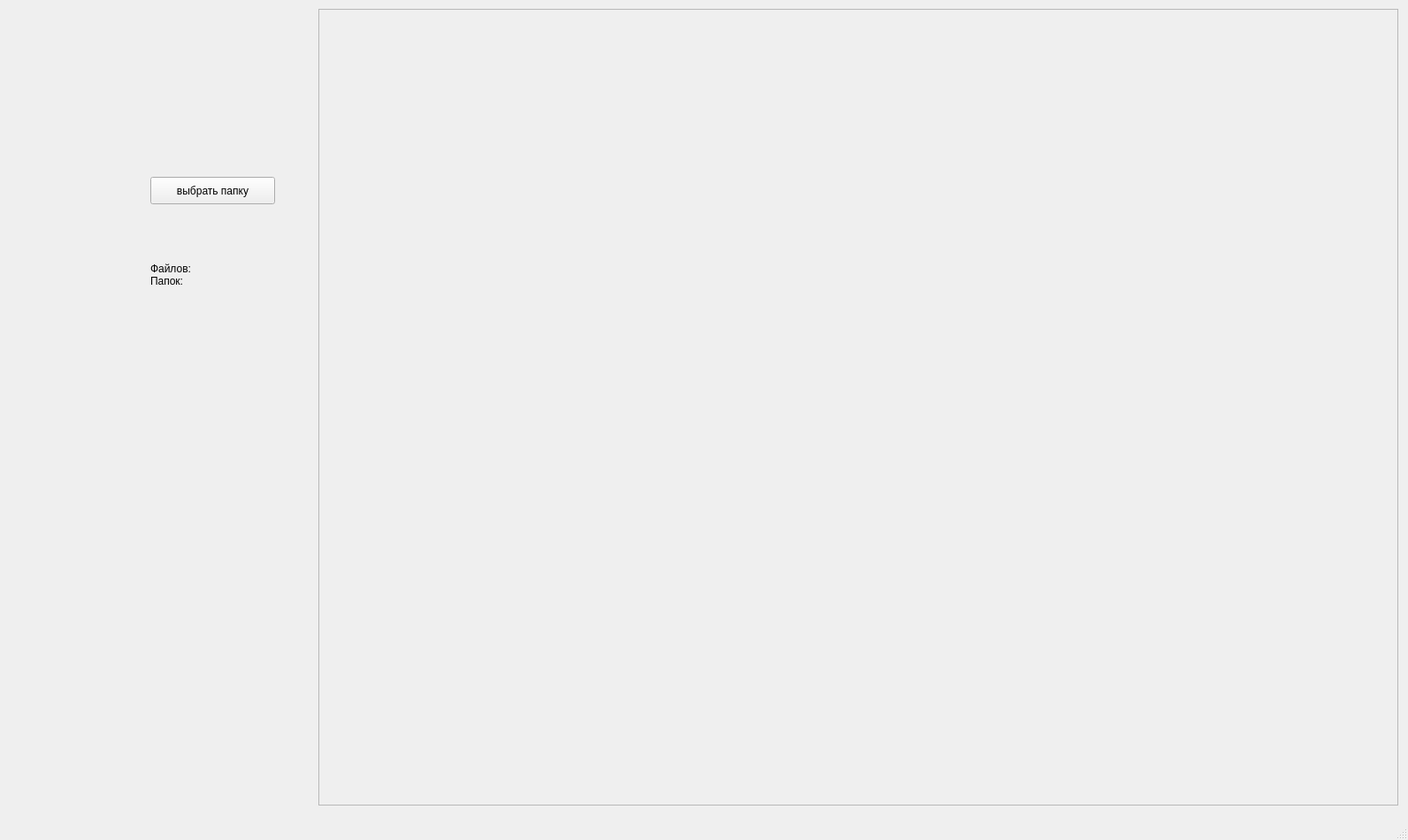
<?xml version="1.0" encoding="UTF-8"?>
<ui version="4.0">
 <class>MainWindow</class>
 <widget class="QMainWindow" name="MainWindow">
  <property name="geometry">
   <rect>
    <x>0</x>
    <y>0</y>
    <width>1592</width>
    <height>950</height>
   </rect>
  </property>
  <property name="windowTitle">
   <string>MainWindow</string>
  </property>
  <widget class="QWidget" name="centralwidget">
   <widget class="QPushButton" name="pushButton">
    <property name="geometry">
     <rect>
      <x>170</x>
      <y>200</y>
      <width>141</width>
      <height>31</height>
     </rect>
    </property>
    <property name="text">
     <string>выбрать папку</string>
    </property>
   </widget>
   <widget class="QLabel" name="label">
    <property name="geometry">
     <rect>
      <x>170</x>
      <y>270</y>
      <width>141</width>
      <height>81</height>
     </rect>
    </property>
    <property name="text">
     <string>Файлов:
Папок:</string>
    </property>
   </widget>
   <widget class="QScrollArea" name="scrollArea">
    <property name="geometry">
     <rect>
      <x>360</x>
      <y>10</y>
      <width>1221</width>
      <height>901</height>
     </rect>
    </property>
    <property name="widgetResizable">
     <bool>true</bool>
    </property>
    <widget class="QWidget" name="scrollAreaWidgetContents">
     <property name="geometry">
      <rect>
       <x>0</x>
       <y>0</y>
       <width>1219</width>
       <height>899</height>
      </rect>
     </property>
    </widget>
   </widget>
  </widget>
  <widget class="QMenuBar" name="menubar">
   <property name="geometry">
    <rect>
     <x>0</x>
     <y>0</y>
     <width>1592</width>
     <height>22</height>
    </rect>
   </property>
  </widget>
  <widget class="QStatusBar" name="statusbar"/>
 </widget>
 <resources/>
 <connections/>
</ui>
